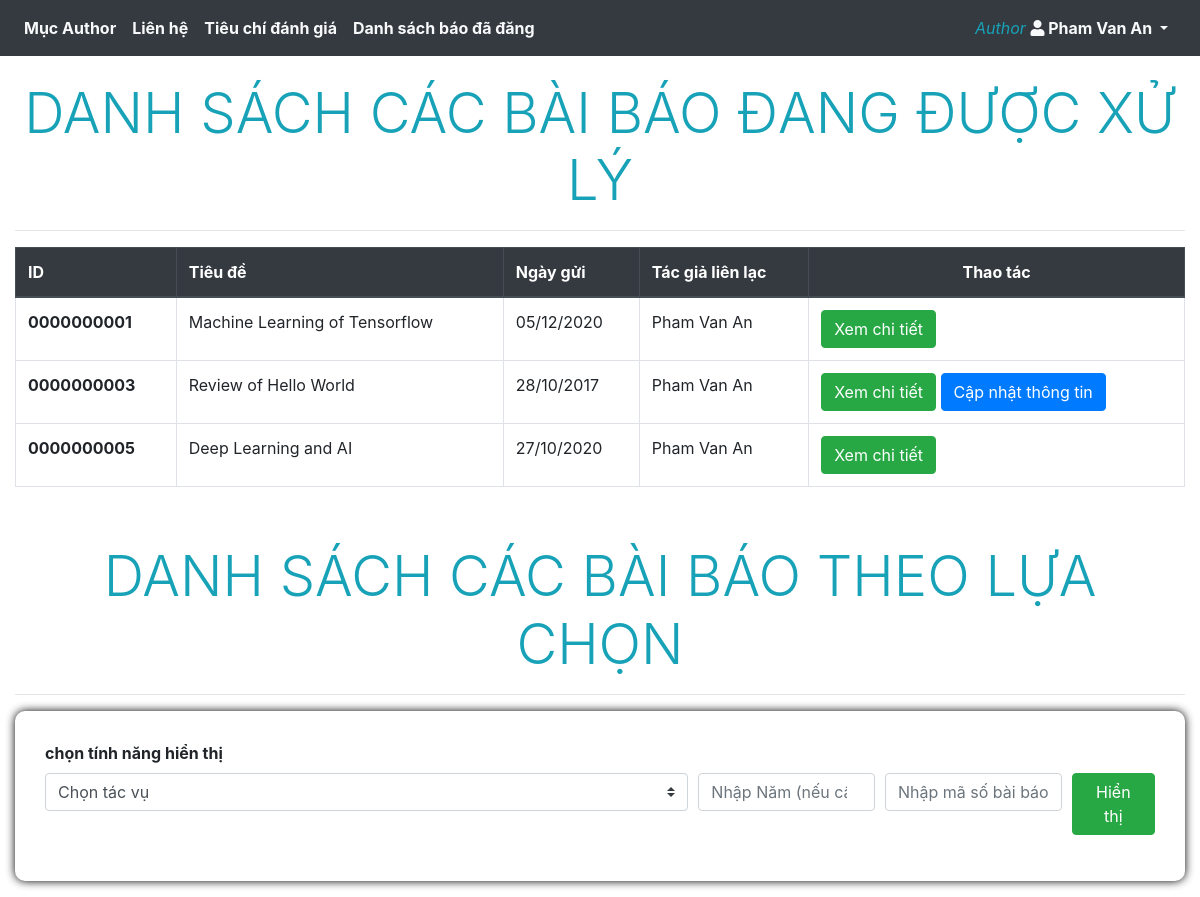
Page /Client/authorHomepage.php (signed in) on the committed database.
### tables this page shows
create table paper(
	paper_id char(10),
	title varchar(255) not null,
    summary varchar(255),
    paper_file varchar(255),
    post_date date,
    `status` varchar(255) check (`status` in ('in review', 'response review', 'complete review', 'publishing', 'posted')),
    after_review_result varchar(255),
    final_result varchar(255) check(final_result in('rejection','minor revision','acceptance','major revision')),
    announce_date date,
    editor_id char(10) not null,
    contact_author_id char(10) not null,
    note_for_author varchar(255),
    primary key(paper_id),
	foreign key(editor_id) references  editor(id) ON DELETE CASCADE ON UPDATE CASCADE,
    foreign key(contact_author_id) references  author(id) ON DELETE CASCADE ON UPDATE CASCADE
);

create table scientist(
	id char(10),	
	last_name varchar(255) not null,
	middle_name varchar(255),
	first_name varchar(255) not null,
	phone char(11),
    address varchar(255),
    `organization` varchar(255),
    job varchar(255),
	primary key(id)
);

### Server/authorServer.php (called while the page is built, shortened)
<?php
include('userLogin.php');
$userid = $_SESSION['userid'];
$select_all_paper_query = "select * from paper where paper_id not in (select paper_id from paper where status='posted')";
$select_all_paper_result = mysqli_query($connect_handle, $select_all_paper_query);
?>

### Client/authorHomePage.php (the view, shortened to what this page needs)
<!DOCTYPE html>
<html lang="en-US">
<head>
    <link rel="stylesheet" href="style/login.css">
    <link rel="stylesheet" href="https://maxcdn.bootstrapcdn.com/bootstrap/4.5.2/css/bootstrap.min.css">
    <link rel="stylesheet" href="https://use.fontawesome.com/releases/v5.7.0/css/all.css"
>
</head>
<?php include('../Server/authorServer.php'); ?>
<body>
    <div>
        <?php include_once('component/header.php');?>
    </div>
    <div class="container-fluid" style="padding-top: 80px;">
        <div class="display-4 text-center text-info text-uppercase">Danh sách các bài báo đang được xử lý</div>
        <hr>
        <table class="table table-bordered">
            <thead class="thead-dark">
                <tr>
                    <th scope="col">ID</th>
                    <th scope="col">Tiêu đề</th>
                    <th scope="col">Ngày gửi</th>
                    <th scope="col">Tác giả liên lạc</th>
                    <th class="text-center" scope="col">Thao tác</th>
                </tr>
            </thead>
            <tbody>
                <?php foreach ($select_all_paper_result as $paper){ ?>
                <tr>
                    <td>
                        <?php echo '<strong>'.$paper['paper_id'].'</strong>'; ?>
                    </td>
                    <td>
                        <?php echo $paper['title']; ?>
                    </td>
                    <td>
                        <?php echo date('d/m/Y', strtotime($paper['post_date']));?>
                    </td>
                    <td>
                    <?php
                            $author_id = $paper['contact_author_id'];
                            $get_author_name_query = "select last_name, middle_name, first_name from scientist where id = '$author_id'";
                            $get_author_name_result = mysqli_query($connect_handle, $get_author_name_query);
                            $data = mysqli_fetch_assoc($get_author_name_result);
                            echo $data['last_name']." ".$data['middle_name']." ".$data['first_name'];
                        ?>
                    </td>
                    <td class="text-left">
                        <form class="option" method="POST" action="authorHomePage.php">
                            <button class="btn btn-success" name="getMoreInfoBtn">Xem chi tiết</button>
                            <?php
                                $paperid = $paper['paper_id'];
                                $check_query = "select * from paper where paper_id = '$paperid' and contact_author_id = '$userid' and isnull(status)";
                                $check_result = mysqli_query($connect_handle, $check_query);
                            ?>
                            <?php if(mysqli_num_rows($check_result) > 0):?>
                                <button class="btn btn-primary" name="updatePaper">Cập nhật thông tin</button>
                            <?php endif?>
                        </form>
                    </td>
                </tr>
                <?php } ?>
            </tbody>
        </table>
        <div class="display-4 text-center text-info text-uppercase" style="padding-top: 40px;">Danh sách các bài báo
            theo lựa chọn</div>
        <hr>
        <form class="form-container" name="viewOption" method="POST" action="authorHomePage.php">
            <label for="viewOption"><strong>chọn tính năng hiển thị</strong></label>
            <div class="form-row">
                <div class="form-group col-md-7">
                    <select class="custom-select" name="optionView">
                        <option selected>Chọn tác vụ</option>
                    </select>
                </div>
                <div class="form-group col-md-2">
                    <input type="number" class="form-control" name="year" id="year"
                        aria-describedby="emailHelp" placeholder="Nhập Năm (nếu cần)">
                </div>
                <div class="form-group col-md-2">
                    <input type="text" class="form-control" name="paper_id" id="paper_id"
                        aria-describedby="emailHelp" placeholder="Nhập mã số bài báo (nếu cần)">
                </div>
                <div class="form-group text-right col-md-1">
                    <button type="submit" class="btn btn-success" name="viewOption">Hiển thị</button>
                </div>
            </div>
        </form>
    </div>
</body>
</html>

### style/login.css (style rules this page uses)
.form-container { background: #ffffff; padding: 30px; border-radius: 10px; box-shadow: 0px 0px 10px 0px #000000; }

### rows in the picture
paper: paper_id "0000000001", title "Machine Learning of Tensorflow", post_date "05/12/2020", scientist.last_name "Pham", scientist.middle_name "Van", scientist.first_name "An"
paper: paper_id "0000000003", title "Review of Hello World", post_date "28/10/2017", scientist.last_name "Pham", scientist.middle_name "Van", scientist.first_name "An", shows "Cập nhật thông tin"
paper: paper_id "0000000005", title "Deep Learning and AI", post_date "27/10/2020", scientist.last_name "Pham", scientist.middle_name "Van", scientist.first_name "An"

### other values in the picture
$_SESSION['username'] "Pham Van An"
